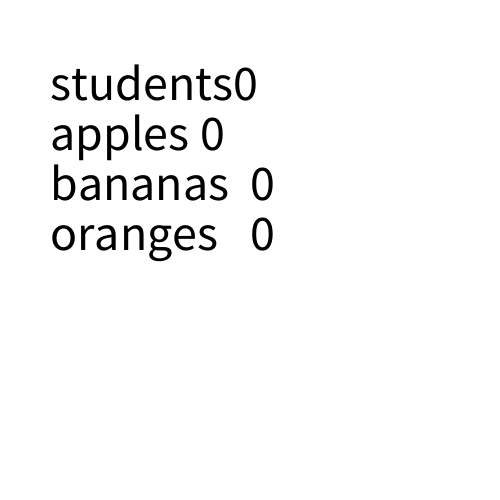
Frame 1 (no input)
Frame 60 (the mouse pressed at the canvas centre just before this capture): identical to frame 1, image omitted
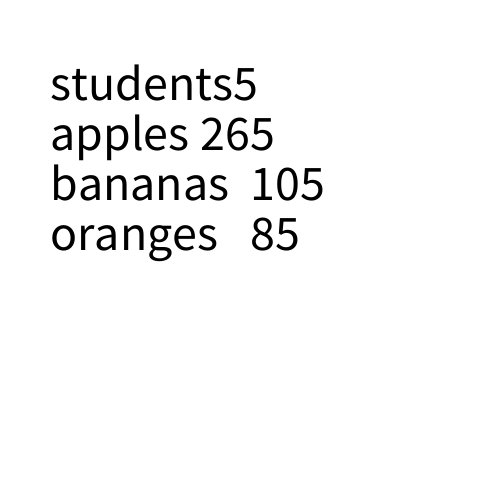
Frame 120 (the mouse held since frame 60 and released just before this capture)

The Processing sketch that drew these frames (run headless with seeded random() and noise(); from frame 60 on, the mouse is pressed at the canvas centre):

// Processing sketch: Exercise_7
// ── Exercise_7.pde
int apples = 53;
int bananas = 21;
int oranges = 17;
void setup()
{
  size(500, 500);
  fill(0);
  textSize(50);
}

void draw()

{
  background(255);
  int students = mouseX/50;

  text("students" + students, 50, 100);
  text("apples", 50, 150);
  text("bananas", 50, 200);
  text("oranges", 50, 250);  

  text((apples * students), 200, 150);  
  text((bananas * students), 250, 200);  
  text((oranges * students), 250, 250);  
}
